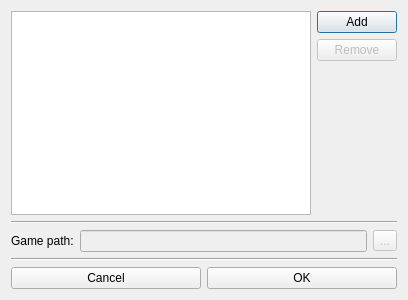
<?xml version="1.0" encoding="UTF-8"?>
<ui version="4.0">
 <class>Window_EditGame</class>
 <widget class="QDialog" name="Window_EditGame">
  <property name="geometry">
   <rect>
    <x>0</x>
    <y>0</y>
    <width>408</width>
    <height>300</height>
   </rect>
  </property>
  <property name="minimumSize">
   <size>
    <width>408</width>
    <height>300</height>
   </size>
  </property>
  <property name="maximumSize">
   <size>
    <width>408</width>
    <height>300</height>
   </size>
  </property>
  <property name="windowTitle">
   <string>Edit games</string>
  </property>
  <layout class="QVBoxLayout" name="verticalLayout">
   <item>
    <layout class="QHBoxLayout" name="horizontalLayout_selectGame">
     <item>
      <widget class="QListWidget" name="listWidget_games"/>
     </item>
     <item>
      <layout class="QVBoxLayout" name="verticalLayout_2_buttons">
       <property name="rightMargin">
        <number>0</number>
       </property>
       <item>
        <widget class="QPushButton" name="pushButton_addGame">
         <property name="text">
          <string>Add</string>
         </property>
        </widget>
       </item>
       <item>
        <widget class="QPushButton" name="pushButton_removeGame">
         <property name="enabled">
          <bool>false</bool>
         </property>
         <property name="text">
          <string>Remove</string>
         </property>
        </widget>
       </item>
       <item>
        <spacer name="verticalSpacer_buttons">
         <property name="orientation">
          <enum>Qt::Vertical</enum>
         </property>
         <property name="sizeHint" stdset="0">
          <size>
           <width>20</width>
           <height>40</height>
          </size>
         </property>
        </spacer>
       </item>
      </layout>
     </item>
    </layout>
   </item>
   <item>
    <widget class="Line" name="line">
     <property name="orientation">
      <enum>Qt::Horizontal</enum>
     </property>
    </widget>
   </item>
   <item>
    <layout class="QHBoxLayout" name="horizontalLayout">
     <property name="topMargin">
      <number>0</number>
     </property>
     <item>
      <widget class="QLabel" name="label_gamePath">
       <property name="text">
        <string>Game path:</string>
       </property>
      </widget>
     </item>
     <item>
      <widget class="QLineEdit" name="lineEdit_gamePath">
       <property name="enabled">
        <bool>false</bool>
       </property>
      </widget>
     </item>
     <item>
      <widget class="QToolButton" name="toolButton_gamePath">
       <property name="enabled">
        <bool>false</bool>
       </property>
       <property name="text">
        <string>...</string>
       </property>
      </widget>
     </item>
    </layout>
   </item>
   <item>
    <widget class="Line" name="line_2">
     <property name="orientation">
      <enum>Qt::Horizontal</enum>
     </property>
    </widget>
   </item>
   <item>
    <layout class="QHBoxLayout" name="horizontalLayout_2">
     <property name="topMargin">
      <number>0</number>
     </property>
     <item>
      <widget class="QPushButton" name="pushButton_cancel">
       <property name="text">
        <string>Cancel</string>
       </property>
      </widget>
     </item>
     <item>
      <widget class="QPushButton" name="pushButton_ok">
       <property name="text">
        <string>OK</string>
       </property>
      </widget>
     </item>
    </layout>
   </item>
  </layout>
 </widget>
 <resources/>
 <connections/>
</ui>
